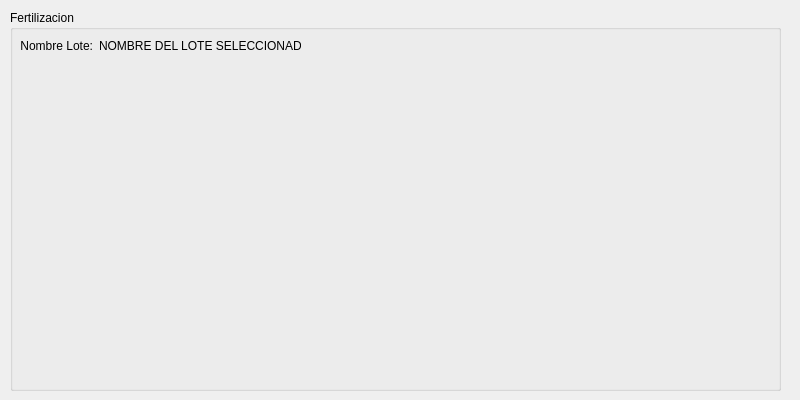
<?xml version="1.0" encoding="UTF-8"?>
<ui version="4.0">
 <class>Dialog</class>
 <widget class="QDialog" name="Dialog">
  <property name="geometry">
   <rect>
    <x>0</x>
    <y>0</y>
    <width>800</width>
    <height>400</height>
   </rect>
  </property>
  <property name="minimumSize">
   <size>
    <width>800</width>
    <height>400</height>
   </size>
  </property>
  <property name="maximumSize">
   <size>
    <width>800</width>
    <height>400</height>
   </size>
  </property>
  <property name="windowTitle">
   <string>aGrae GIS - Panel Analitica</string>
  </property>
  <widget class="QGroupBox" name="groupBox">
   <property name="geometry">
    <rect>
     <x>10</x>
     <y>10</y>
     <width>771</width>
     <height>381</height>
    </rect>
   </property>
   <property name="title">
    <string>Fertilizacion</string>
   </property>
   <widget class="QWidget" name="horizontalLayoutWidget">
    <property name="geometry">
     <rect>
      <x>10</x>
      <y>20</y>
      <width>281</width>
      <height>31</height>
     </rect>
    </property>
    <layout class="QHBoxLayout" name="horizontalLayout" stretch="0,1">
     <item>
      <widget class="QLabel" name="label">
       <property name="text">
        <string>Nombre Lote:</string>
       </property>
       <property name="alignment">
        <set>Qt::AlignRight|Qt::AlignTrailing|Qt::AlignVCenter</set>
       </property>
      </widget>
     </item>
     <item>
      <widget class="QLabel" name="label_2">
       <property name="text">
        <string>NOMBRE DEL LOTE SELECCIONADO</string>
       </property>
      </widget>
     </item>
    </layout>
   </widget>
   <widget class="QWidget" name="verticalLayoutWidget_2">
    <property name="geometry">
     <rect>
      <x>730</x>
      <y>60</y>
      <width>34</width>
      <height>301</height>
     </rect>
    </property>
    <layout class="QVBoxLayout" name="verticalLayout_2"/>
   </widget>
  </widget>
 </widget>
 <resources/>
 <connections/>
</ui>
